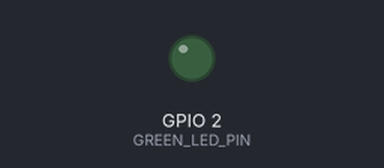
Bench run of a program on a simulated ESP32. Parts: output pins drawn as LEDs (lit = HIGH).

Above: at 0.05 s.
At 1.25 s:
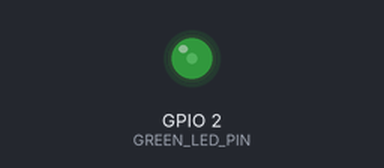
At 2.5 s:
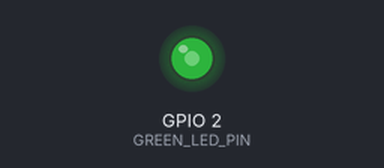
At 5.0 s:
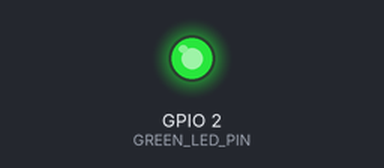
Timing chart, 0 to 6.5 s (numbered marks = the images above):
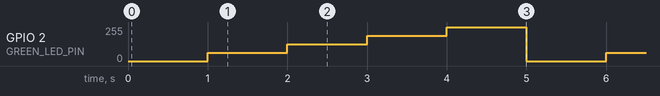

Measured:
- by itself, GPIO 2 (GREEN_LED_PIN): repeats every 5.0 s: 127/255 1.0 s, 190/255 1.0 s, 255/255 1.0 s, 0/255 1.0 s, 63/255 1.0 s

The program:

main.cpp
```cpp
// (licence header left out)
/* include headers */
#include <Arduino.h>

/* define led pin */
#define  GREEN_LED_PIN	2

/* set pwm frequency,channel and resolution */
#define PWM_FREQUENCY	5000
#define PWM_CHANNEL		0
#define PWM_RESOLUTION	8

uint8_t ui8DutyCycle;

void setup(){

	/* configure PWM functionalities */
	ledcSetup(PWM_CHANNEL,PWM_FREQUENCY,PWM_RESOLUTION);

	/* attach led pin to PWM */
	ledcAttachPin(GREEN_LED_PIN,PWM_CHANNEL);

}

void loop(){

	/* set dutycyle to 0% */
	ui8DutyCycle = map(0,0,100,0,255);
	ledcWrite(PWM_CHANNEL,ui8DutyCycle);
	delay(1000);

	/* set dutycyle to 25% */
	ui8DutyCycle = map(25,0,100,0,255);
	ledcWrite(PWM_CHANNEL,ui8DutyCycle);
	delay(1000);

	/* set dutycyle to 50% */
	ui8DutyCycle = map(50,0,100,0,255);
	ledcWrite(PWM_CHANNEL,ui8DutyCycle);
	delay(1000);

	/* set dutycyle to 75% */
	ui8DutyCycle = map(75,0,100,0,255);
	ledcWrite(PWM_CHANNEL,ui8DutyCycle);
	delay(1000);

	/* set dutycyle to 100% */
	ui8DutyCycle = map(100,0,100,0,255);
	ledcWrite(PWM_CHANNEL,ui8DutyCycle);
	delay(1000);

}
```
